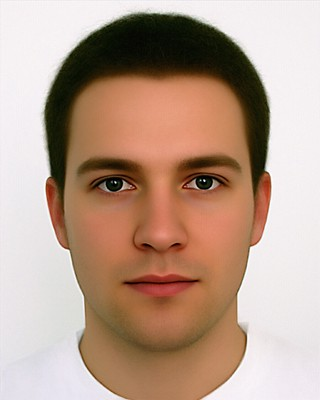
#> input picture test.jpeg, 320 x 400 px; its folder holds only this picture in this run
$ python -i eyeball_detect.py   (imports and definitions only)
#> lines starting #> are read from the running program, lines starting #| are printed output that depends on the picture
### algor/tools.py
import numpy as np
from scipy.spatial import distance
import cv2
from scipy import signal

PIR_UPPER = 0.55
PIR_LOWER = 0.2
AVG_IRIS = 61
BLACK_PIXEL_THRESHOLD = 50
WHITE_PIXEL_THRESHOLD = 195
WHITE_PIXEL_SECONDARY_THRESHOLD = 150

def if_radius_valid(pupil_r, iris_r):
    if pupil_r is None: return False
    return PIR_LOWER <= np.around(pupil_r / iris_r, decimals=2) <= PIR_UPPER


def image_denoise(gray):
    gray = cv2.equalizeHist(gray)
    gray = cv2.morphologyEx(gray, cv2.MORPH_OPEN, (3, 3))
    gray = cv2.morphologyEx(gray, cv2.MORPH_CLOSE, (3, 3))
    return gray


def get_preliminary_center(gray_img):
    # applying historygram technique to find eyeball
    h, w = gray_img.shape
    gray_cols = gray_img.sum(axis=0) #horizontal
    gray_rows = gray_img.sum(axis=1) #vertical
    gray_cols = gray_cols/h #find x, height
    gray_rows = gray_rows/w #find y, width

    # preliminary localization of center, C1
    pre_x = np.where(gray_cols == min(gray_cols))[0][-1]
    pre_y = np.where(gray_rows == min(gray_rows))[0][0]

    return pre_x, pre_y


# [271 lines left out: functions more_white_image, get_threshold, hg_n_cnt, check_roi_pixels, crop_small_roi, get_roi_attributes and 5 more, not called in this run]

### algor/eyeball_detect.py
import cv2
from os import listdir, path
from os.path import isfile, join
import numpy as np
import re
import tools
import matplotlib.pyplot as plt
from scipy import signal

condition = 'eyeballs' #only works when detected area is smaller than actual, not works on conditon 1
reading_path = path.expanduser('~/Desktop/test_eye_images/' + condition)
input_path = reading_path + '/input/'
storing_path = reading_path + '/result/'

RGB = []

def select_remove_range(gradient_2, gradient, values, pre_x):
    #get the low peaks of second gradient
    if pre_x >= len(gradient_2):
        pre_x = 0

    candidates = signal.argrelextrema(gradient_2, np.less)[0]

    #get the global minima of the values
    global_min = np.where(values == min(values))[0][0]
    middle = max(global_min, pre_x)
    if middle not in candidates:
        candidates = np.append(candidates, middle)

    grad_min = np.where(gradient == min(gradient))[0][0]
    grad_max = np.where(gradient == max(gradient))[0][0]

    if grad_min not in candidates and grad_min < len(gradient_2):
        candidates = np.append(candidates, grad_min)
    if grad_max not in candidates and grad_max < len(gradient_2):
        candidates = np.append(candidates, grad_max)

    #sort the array
    #array with low peaks of 2nd gradient and (global min of original values or pre x)
    candidates = np.sort(candidates)
    index = np.where(candidates == middle)[0][0]
    try:
        minima_values = gradient_2[candidates]
    except:
        print('ERROR!!')
        print('candidates', candidates)
        print('gradient_2', gradient_2)
        print('pre x', pre_x)
        return [candidates[0], candidates[2]], candidates

    global_min_g2_index = np.where(minima_values == min(minima_values))[0][0]
    global_min_g2 = candidates[global_min_g2_index]

    if len(candidates) == 3:
        return [candidates[0], candidates[2]], candidates

    first = global_min_g2
    second = middle

    if first < middle:
        crop_values = minima_values[index:]
        second_index = np.where(crop_values == min(crop_values))[0][0]
        second = candidates[second_index+index]

    else:
        crop_values = minima_values[:index]
        if len(crop_values) > 0:
            second_index = np.where(crop_values == min(crop_values))[0][0]
            second = candidates[second_index]

    return list(sorted([first, second])), candidates


def histogram_on_binary(gray_binary, pre_x, if_output=False, file=None):
    h, w = gray_binary.shape
    pre_x = int(np.around(pre_x/10, decimals=0))

    gray_cols = gray_binary.sum(axis=0)
    gray_cols = gray_cols/h
    gray_pixels = np.add.reduceat(gray_cols, np.arange(0, len(gray_cols), 10)) # combine each 10 columns
    gray_pixels = gray_pixels/10

    gradient = np.gradient(gray_pixels)
    gradient_2 = np.gradient(gradient)

    gray_pixels = signal.savgol_filter(gray_pixels, 11, 3)
    gradient = signal.savgol_filter(gradient, 7, 3)
    gradient_2 = signal.savgol_filter(gradient_2, 7, 3)

    maxima = signal.argrelextrema(gray_pixels, np.greater)[0]
    minimal = signal.argrelextrema(gradient, np.less)[0]
    minimal_g2 = signal.argrelextrema(gradient_2, np.less)[0]
    # print(maxima, gray_pixels[maxima])

    g_peaks = signal.find_peaks(gradient)[0]

    #ignore the area out of ROI (potential large white area)
    ignore_area, candidates = select_remove_range(gradient_2, gradient, gray_pixels, pre_x)
    # print('ignore area', ignore_area)

    iris_x = (ignore_area[-1] + ignore_area[0]) / 2
    iris_distance = ((ignore_area[-1] - ignore_area[0]) / 2)
    # print('iris x|distance', iris_x, iris_distance)

    if if_output and file is not None:
        # plot
        plt.plot(gray_pixels, label='columns')
        plt.plot(gradient, label='1st grad')
        plt.plot(gradient_2, label='2nd grad')

        plt.scatter(pre_x, gray_pixels[pre_x])
        plt.scatter(maxima, gray_pixels[maxima], label='greater')
        plt.scatter(minimal, gradient[minimal], label='g less')
        plt.scatter(minimal_g2, gradient_2[minimal_g2], label='g2 less')
        plt.scatter(candidates, gray_pixels[candidates], label='candidates')

        # x = int(np.around(pre_x, decimals=0))?
        plt.scatter(pre_x, gradient[pre_x], label='pre x')

        plt.scatter(g_peaks, gradient[g_peaks], label='grad peaks')
        # print('min gradient | max gradient', g_peaks)
        # plt.axvspan(selected_peaks[0], selected_peaks[-1], alpha=0.1, color='red')
        # plt.axvspan(selected_max[0], selected_max[-1], alpha=0.1, color='yellow')
        plt.axvline(iris_x, -50, 255)
        plt.axvspan(ignore_area[0], ignore_area[1], alpha=0.1, color='yellow')

        plt.legend(loc='best')
        plt.grid()
        plt.savefig(storing_path + 'plt_' + file + '.png', dpi=100)
        plt.close()

    return iris_x*10, iris_distance*10

#white 255
#black 0
def global_avg_smooth(gray):
    global_avg = np.around(np.average(gray), decimals=0)
    for r in range(gray.shape[0]):
        for c in range(gray.shape[1]):
            if gray[r, c] > global_avg:
                gray[r, c] = 255
    return gray


# [42 lines left out: function refine_region, not called in this run]


def extract_eyeball_ROI(rgb, if_output=False, file=None):
    gray = cv2.cvtColor(rgb, cv2.COLOR_BGR2GRAY)
    gray = global_avg_smooth(gray)
    gray = tools.image_denoise(gray)
    gray = cv2.medianBlur(gray, 5)

    pre_x, pre_y = tools.get_preliminary_center(gray)
    # print('pre center', pre_x, pre_y)

    if if_output and file is not None:
        cv2.imwrite(storing_path + 'remove_' + file, gray)
        cv2.circle(rgb, (pre_x, pre_y), 2, (0, 0, 255), 3)  # the red dot indicate the preliminary center
        cv2.imwrite(storing_path + 'pre_' + file, rgb)

    # _, gray_binary = cv2.threshold(gray, 0, 255, cv2.THRESH_BINARY + cv2.THRESH_OTSU)
    gray = cv2.morphologyEx(gray, cv2.MORPH_CLOSE, (7, 7))
    if if_output and file is not None:
        cv2.imwrite(storing_path + 'gray_binary_' + file, gray)

    iris_x, iris_r = histogram_on_binary(gray, pre_x, if_output, file)
    # print('on binary image (x|radius):', iris_x, iris_r)

    try:
        ROI_gray = gray[:, int(iris_x - iris_r):int(iris_x + iris_r)]
        ROI_rgb = rgb[:, int(iris_x - iris_r):int(iris_x + iris_r)]
        if if_output and file is not None:
            cv2.imwrite(storing_path + 'extract_' + file, ROI_gray)
        return [iris_x - iris_r, iris_x + iris_r], ROI_gray, ROI_rgb
    except:
        pass

    return None, None, None


# [16 lines not run here, left out]

>>> import cv2
>>> picture = cv2.imread('../test.jpeg')
#> picture is the input picture: shape (400, 320, 3); mean B, G, R 141.4, 158, 184.7
>>> result = extract_eyeball_ROI(picture)
#> in extract_eyeball_ROI, `gray = cv2.cvtColor(rgb, cv2.COLOR_BGR2GRAY)`:
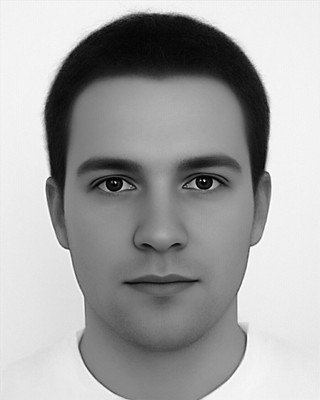
#> gray: shape (400, 320); min 0, max 255, mean 164.1
#> in global_avg_smooth, `global_avg = np.around(np.average(gray), decimals=0)`: global_avg = 164
#> after the loop in global_avg_smooth, `for r in range(gray.shape[0]):`:
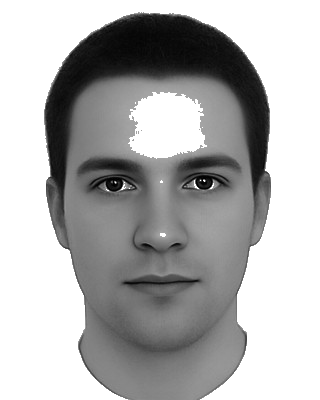
#> gray: shape (400, 320); min 0, max 255, mean 175.4
#> in image_denoise, `gray = cv2.equalizeHist(gray)`:
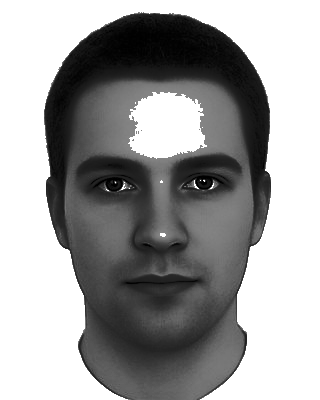
#> gray: shape (400, 320); min 0, max 255, mean 157.5
#> in image_denoise, `gray = cv2.morphologyEx(gray, cv2.MORPH_CLOSE, (3, 3))`:
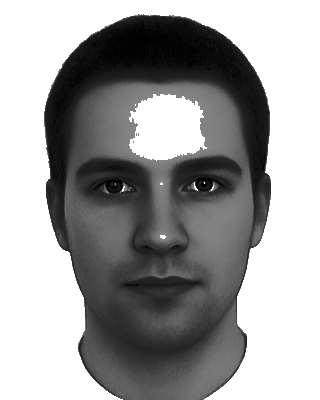
#> gray: shape (400, 320); min 0, max 255, mean 157.7
#> in get_preliminary_center, `gray_cols = gray_img.sum(axis=0)`: gray_cols = 320 values, max 102000 at index 0, min 30083 at index 129, mean 63093.7
#> in get_preliminary_center, `gray_rows = gray_img.sum(axis=1)`: gray_rows = 400 values, max 81600 at index 0, min 34730 at index 181, mean 50475
#> in get_preliminary_center, `gray_cols = gray_cols/h`: gray_cols = 320 values, max 255 at index 0, min 75.21 at index 129, mean 157.7
#> in get_preliminary_center, `gray_rows = gray_rows/w`: gray_rows = 400 values, max 255 at index 0, min 108.5 at index 181, mean 157.7
#> in get_preliminary_center, `pre_x = np.where(gray_cols == min(gray_cols))[0][-1]`: pre_x = 129
#> in get_preliminary_center, `pre_y = np.where(gray_rows == min(gray_rows))[0][0]`: pre_y = 181
#> in extract_eyeball_ROI, `pre_x, pre_y = tools.get_preliminary_center(gray)`: pre_x = 129; pre_y = 181
#> in histogram_on_binary, `pre_x = int(np.around(pre_x/10, decimals=0))`: pre_x = 13
#> in histogram_on_binary, `gray_cols = gray_binary.sum(axis=0)`: gray_cols = 320 values, max 102000 at index 0, min 30250 at index 129, mean 63136
#> in histogram_on_binary, `gray_cols = gray_cols/h`: gray_cols = 320 values, max 255 at index 0, min 75.62 at index 129, mean 157.8
#> in histogram_on_binary, `gray_pixels = np.add.reduceat(gray_cols, np.arange(0, len(gray_cols), ..`: gray_pixels = 32 values, max 2550 at index 0, min 780.7 at index 12, mean 1578.4
#> in histogram_on_binary, `gray_pixels = gray_pixels/10`: gray_pixels = 32 values, max 255 at index 0, min 78.07 at index 12, mean 157.8
#> in histogram_on_binary, `gradient = np.gradient(gray_pixels)`: gradient = 32 values, max 46.85 at index 26, min -43.79 at index 4, mean 2.22e-16
#> in histogram_on_binary, `gradient_2 = np.gradient(gradient)`: gradient_2 = 32 values, max 15.86 at index 5, min -23.19 at index 27, mean 1.11e-16
#> in histogram_on_binary, `gray_pixels = signal.savgol_filter(gray_pixels, 11, 3)`: gray_pixels = 32 values, max 264.4 at index 30, min 80.48 at index 12, mean 158.5
#> in histogram_on_binary, `gradient = signal.savgol_filter(gradient, 7, 3)`: gradient = 32 values, max 32.78 at index 25, min -31.8 at index 5, mean 0.0336
#> in histogram_on_binary, `gradient_2 = signal.savgol_filter(gradient_2, 7, 3)`: gradient_2 = 32 values, max 9.49 at index 24, min -12.61 at index 28, mean 0.0768
#> in histogram_on_binary, `maxima = signal.argrelextrema(gray_pixels, np.greater)[0]`: maxima = [1, 18, 30]
#> in histogram_on_binary, `minimal = signal.argrelextrema(gradient, np.less)[0]`: minimal = [5, 18, 30]
#> in histogram_on_binary, `minimal_g2 = signal.argrelextrema(gradient_2, np.less)[0]`: minimal_g2 = [3, 8, 16, 22, 28]
#> in histogram_on_binary, `g_peaks = signal.find_peaks(gradient)[0]`: g_peaks = [1, 14, 25]
#> in select_remove_range, `candidates = signal.argrelextrema(gradient_2, np.less)[0]`: candidates = [3, 8, 16, 22, 28]
#> in select_remove_range, `global_min = np.where(values == min(values))[0][0]`: global_min = 12
#> in select_remove_range, `middle = max(global_min, pre_x)`: middle = 13
#> in select_remove_range, `candidates = np.append(candidates, middle)`: candidates = [3, 8, 16, 22, 28, 13]
#> in select_remove_range, `grad_min = np.where(gradient == min(gradient))[0][0]`: grad_min = 5
#> in select_remove_range, `grad_max = np.where(gradient == max(gradient))[0][0]`: grad_max = 25
#> in select_remove_range, `candidates = np.append(candidates, grad_min)`: candidates = [3, 8, 16, 22, 28, 13, 5]
#> in select_remove_range, `candidates = np.append(candidates, grad_max)`: candidates = [3, 8, 16, 22, 28, 13, 5, 25]
#> in select_remove_range, `candidates = np.sort(candidates)`: candidates = [3, 5, 8, 13, 16, 22, 25, 28]
#> in select_remove_range, `index = np.where(candidates == middle)[0][0]`: index = 3
#> in select_remove_range, `minima_values = gradient_2[candidates]`: minima_values = [-11.78, -0.532, 2.96, 3.55, -3.2, 4.61, 5.01, -12.61]
#> in select_remove_range, `global_min_g2_index = np.where(minima_values == min(minima_values))[0]..`: global_min_g2_index = 7
#> in select_remove_range, `global_min_g2 = candidates[global_min_g2_index]`: global_min_g2 = 28
#> in select_remove_range, `second = middle`: second = 13
#> in select_remove_range, `crop_values = minima_values[:index]`: crop_values = [-11.78, -0.532, 2.96]
#> in select_remove_range, `second_index = np.where(crop_values == min(crop_values))[0][0]`: second_index = 0
#> in select_remove_range, `second = candidates[second_index]`: second = 3
#> in histogram_on_binary, `ignore_area, candidates = select_remove_range(gradient_2, gradient, gr..`: ignore_area = [3, 28]; candidates = [3, 5, 8, 13, 16, 22, 25, 28]
#> in histogram_on_binary, `iris_x = (ignore_area[-1] + ignore_area[0]) / 2`: iris_x = 15.5
#> in histogram_on_binary, `iris_distance = ((ignore_area[-1] - ignore_area[0]) / 2)`: iris_distance = 12.5
#> in extract_eyeball_ROI, `iris_x, iris_r = histogram_on_binary(gray, pre_x, if_output, file)`: iris_x = 155; iris_r = 125
#> in extract_eyeball_ROI, `ROI_gray = gray[:, int(iris_x - iris_r):int(iris_x + iris_r)]`:
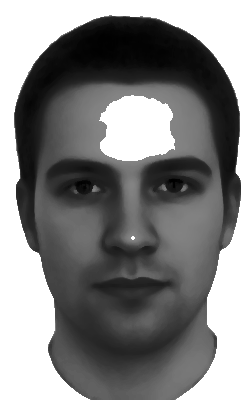
#> ROI_gray: shape (400, 250); min 0, max 255, mean 130.6
#> in extract_eyeball_ROI, `ROI_rgb = rgb[:, int(iris_x - iris_r):int(iris_x + iris_r)]`:
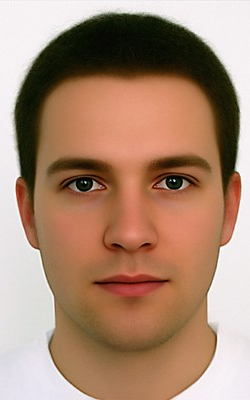
#> ROI_rgb: shape (400, 250, 3); mean B, G, R 114.3, 136.2, 169.2
